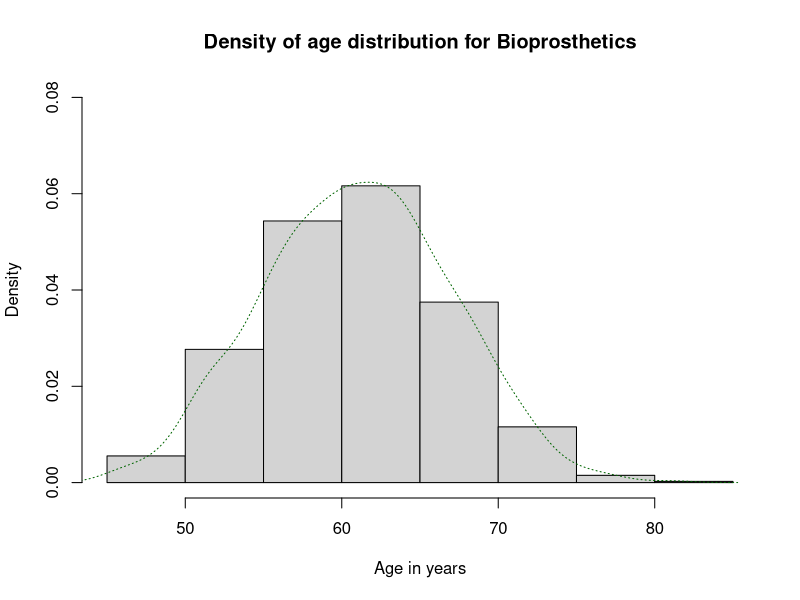
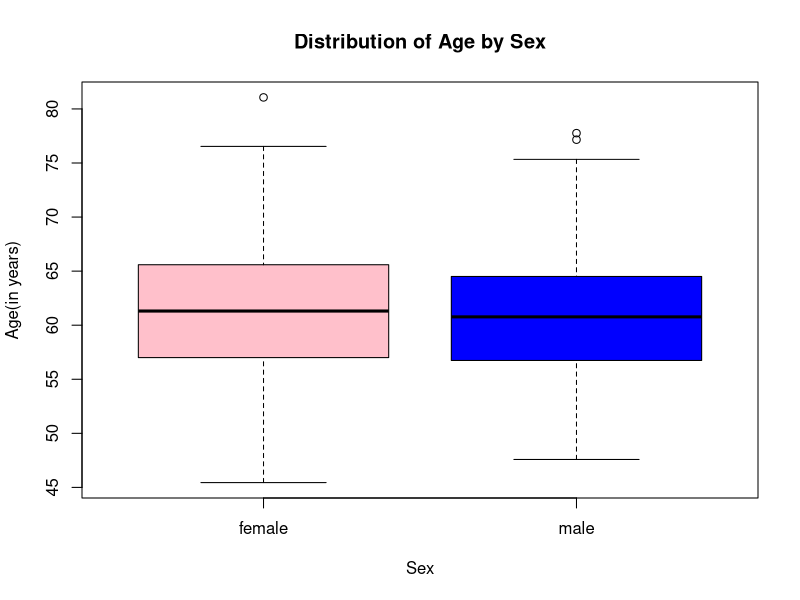
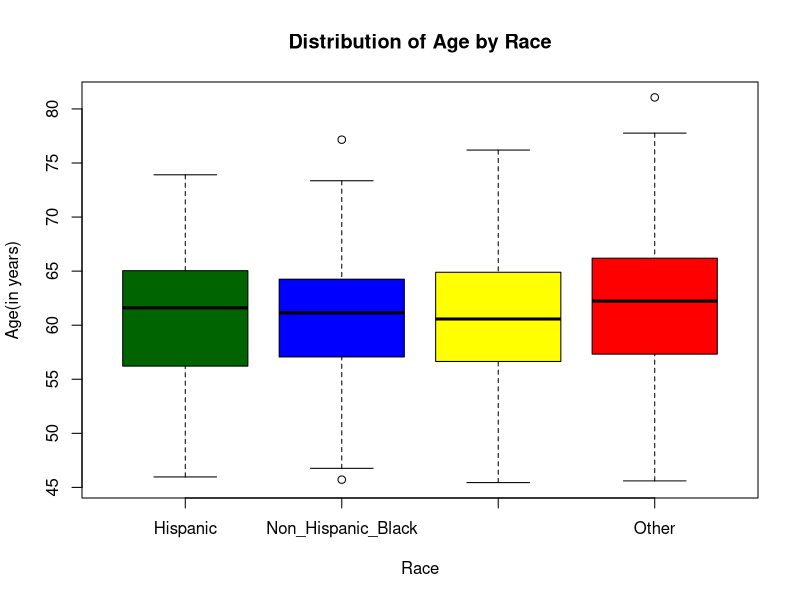

These charts were generated, in order, by the following R code:
## ---- chunk 1
#install.packages("ggplot2")
library(ggplot2)
## ---- chunk 2
genBioprosthetic <- function(number){
  
  #Demographics
  age <- rnorm(n = number, mean = 61.2, sd = 5.9)
  #density distribution of age
  hist(age, main = "Density of age distribution for Bioprosthetics", 
       freq = FALSE, ylim = c(0, 0.08) , xlab = "Age in years")
  lines(density(age), col = "dark green", lty="dotted")

  #we know that 43% of the Bioprosthetics are males
  male <- rep(x = "male", times = floor(0.43*number))
  female <- rep(x = "female", times = ceiling(0.57*number))
  sex_raw <- c(male, female)
  sex <- sample(x = sex_raw, size = number, replace = FALSE)
  #distribution of age by sex
  boxplot(age~sex,  col = (c("pink","blue")),
        main = "Distribution of Age by Sex", xlab = "Sex", ylab = "Age(in years)")

  non_his_w <- rep(x = "Non_Hispanic_White", times = floor(0.57*number))
  non_his_b <- rep(x = "Non_Hispanic_Black", times = floor(0.13*number))
  hisp <- rep(x = "Hispanic", times = ceiling(0.08*number))
  oth <- rep(x = "Other", times = ceiling(0.22*number))
  race_raw <- c(non_his_w, non_his_b, hisp, oth)
  race <- sample(x = race_raw, size = number, replace = FALSE) 
  #distribution of age by race
  boxplot(age~race,  col = (c("Dark Green","blue", "Yellow", "Red")),
        main = "Distribution of Age by Race", xlab = "Race", ylab = "Age(in years)")

  emergent_admission <- rbinom(n = number, size = 1, prob = 0.55)

  concomitant_tricuspid_valve_repair <- rbinom(n = number, size = 1, prob = 0.05)

  #Comorbidities
  coronoryArteryDisease <- c('Without_Prior_Revascularization', 'Prior_PCI', 'Prior_CABG_Surgery')
}  
genBioprosthetic(795)
